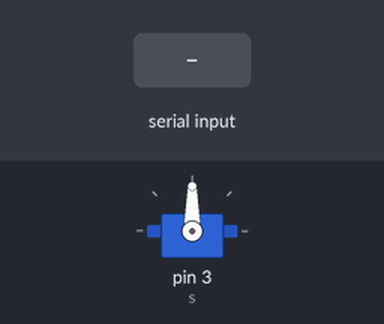
Simulated run of this sketch. Board: Arduino Mega 2560, built with avr-gcc and run on an emulated ATmega2560. On the bench: servo. The inputs (shaded band) are chosen by the test bench.

Above: at 1.2 s.
1.3 s: "o" received over the second serial link
At 2.5 s:
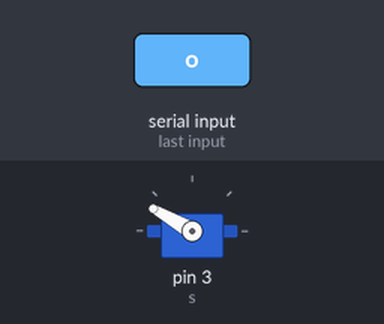
2.8 s: "c" received over the second serial link
At 3.6 s:
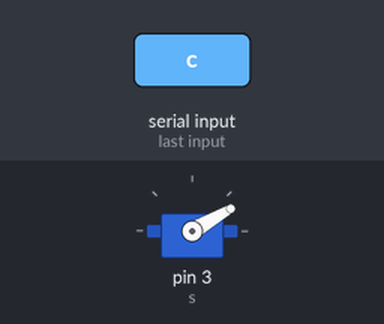
Timing chart, 0 to 5.8 s (numbered marks = the images above; inputs shaded):
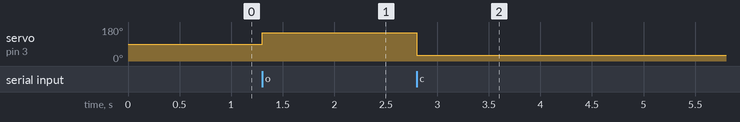

The sketch:

mcs_gripper.ino
```cpp
#include <Servo.h>
Servo s;

void setup()
{
    Serial1.begin(57600);
    s.attach(3);
}

void loop()
{
    if(Serial1.available())
    {
        int command = Serial1.read();
        if(command == 'o')
            s.write(150);
        else if(command == 'c')
            s.write(30);
    }
}
```

Measured:
- after the input at 1.3 s, servo on pin 3 (s): 90° → 150° at once
- after the input at 2.8 s, servo on pin 3 (s): 150° → 30° at once
